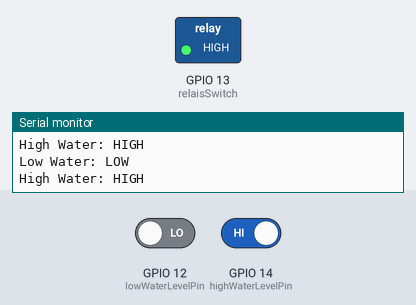
A sketch run on a simulated ESP8266 (NodeMCU). On the bench: switched loads named in the sketch (green lamp = pin HIGH), the last lines printed to the serial monitor. The test bench sets the inputs (shaded band); at power-on: GPIO 12 (lowWaterLevelPin) LOW, GPIO 14 (highWaterLevelPin) HIGH.

Above: at 1.8 s.
1.9 s: GPIO 12 (lowWaterLevelPin) driven HIGH
At 2.5 s:
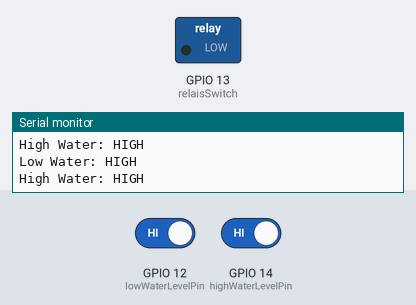
3.5 s: GPIO 14 (highWaterLevelPin) driven LOW
At 4.9 s:
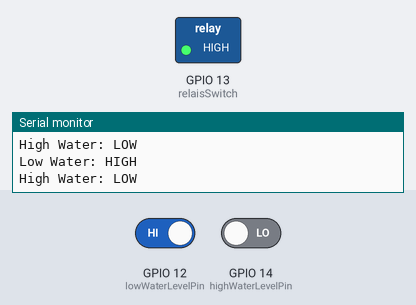
5.5 s: GPIO 14 (highWaterLevelPin) driven HIGH
At 6.5 s:
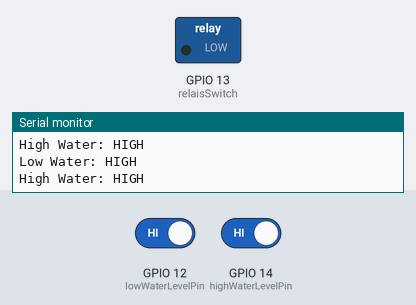
Timing chart, 0 to 8.5 s (numbered marks = the images above; inputs shaded):
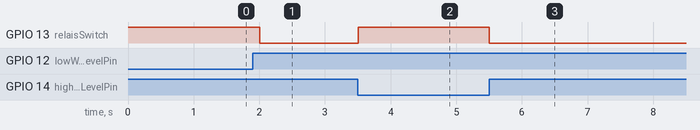

Measured:
- after the input at 1.9 s, GPIO 13 (relaisSwitch): HIGH → LOW after 0.10 s
- after the input at 3.5 s, GPIO 13 (relaisSwitch): LOW → HIGH at once
- after the input at 5.5 s, GPIO 13 (relaisSwitch): HIGH → LOW at once

The sketch:

waterlevelsensor.ino
```cpp
#include <ESP8266WiFi.h>
#include <ESP8266WebServer.h>
#include <ArduinoJson.h>  // Install via Library Manager if not present

// Pin Definitions
const int lowWaterLevelPin = 12;   // D6
const int highWaterLevelPin = 14;  // D5
const int relaisSwitch = 13;       // D7

bool manualOverride = false;
bool pumpState = false;

const char* ssid = "PumpController";
const char* password = "12345678";
ESP8266WebServer server(80);

void setup() {
  Serial.begin(115200);

  pinMode(lowWaterLevelPin, INPUT);
  pinMode(highWaterLevelPin, INPUT);
  pinMode(relaisSwitch, OUTPUT);
  digitalWrite(relaisSwitch, HIGH); // Pump OFF initially
  pumpState = false;

  WiFi.softAP(ssid, password);
  Serial.println("Access Point started");
  Serial.print("IP: ");
  Serial.println(WiFi.softAPIP());

  server.on("/", handleRoot);
  server.on("/toggle", handleTogglePump);
  server.on("/status", handleStatus);
  server.begin();
  Serial.println("Web server started");
}

void loop() {
  server.handleClient();

  if (!manualOverride) {
    bool lowWater = digitalRead(lowWaterLevelPin);
    bool highWater = digitalRead(highWaterLevelPin);

    Serial.print("Low Water: ");
    Serial.println(lowWater ? "HIGH" : "LOW");
    Serial.print("High Water: ");
    Serial.println(highWater ? "HIGH" : "LOW");

    if (lowWater && highWater) {
      setPump(true);
    }

    if (!highWater) {
      setPump(false);
    }

    delay(500);
  }
}

void setPump(bool on) {
  pumpState = on;
  digitalWrite(relaisSwitch, on ? LOW : HIGH); // Active LOW
}

void handleRoot() {
  String html = R"rawliteral(
<!DOCTYPE html>
<html>
<head>
  <meta charset='utf-8'>
  <title>Pump Controller</title>
  <style>
    body { font-family: sans-serif; }
    .status { font-size: 1.2em; }
    button { font-size: 1.1em; padding: 10px; }
  </style>
</head>
<body>
  <h1>Pump Controller</h1>
  <div class='status'>
    <p>Low Water Sensor: <span id='low'></span></p>
    <p>High Water Sensor: <span id='high'></span></p>
    <p>Pump State: <strong><span id='pump'></span></strong></p>
  </div>
  <p><a href='/toggle'><button>Toggle Pump</button></a></p>
  <p><small>Manual override disables automatic control until the pump is turned OFF again.</small></p>

  <script>
    function updateStatus() {
      fetch('/status')
        .then(response => response.json())
        .then(data => {
          document.getElementById('low').textContent = data.low ? 'HIGH' : 'LOW';
          document.getElementById('high').textContent = data.high ? 'HIGH' : 'LOW';
          document.getElementById('pump').textContent = data.pump ? 'ON' : 'OFF';
        });
    }
    setInterval(updateStatus, 1000); // every 1s
    updateStatus(); // initial call
  </script>
</body>
</html>
)rawliteral";

  server.send(200, "text/html", html);
}

void handleTogglePump() {
  manualOverride = true;
  pumpState = !pumpState;
  digitalWrite(relaisSwitch, pumpState ? LOW : HIGH);

  if (!pumpState) {
    manualOverride = false;
  }

  server.sendHeader("Location", "/", true);
  server.send(302, "text/plain", "");
}

void handleStatus() {
  bool low = digitalRead(lowWaterLevelPin);
  bool high = digitalRead(highWaterLevelPin);

  StaticJsonDocument<200> doc;
  doc["low"] = low;
  doc["high"] = high;
  doc["pump"] = pumpState;
  String json;
  serializeJson(doc, json);
  server.send(200, "application/json", json);
}
```
